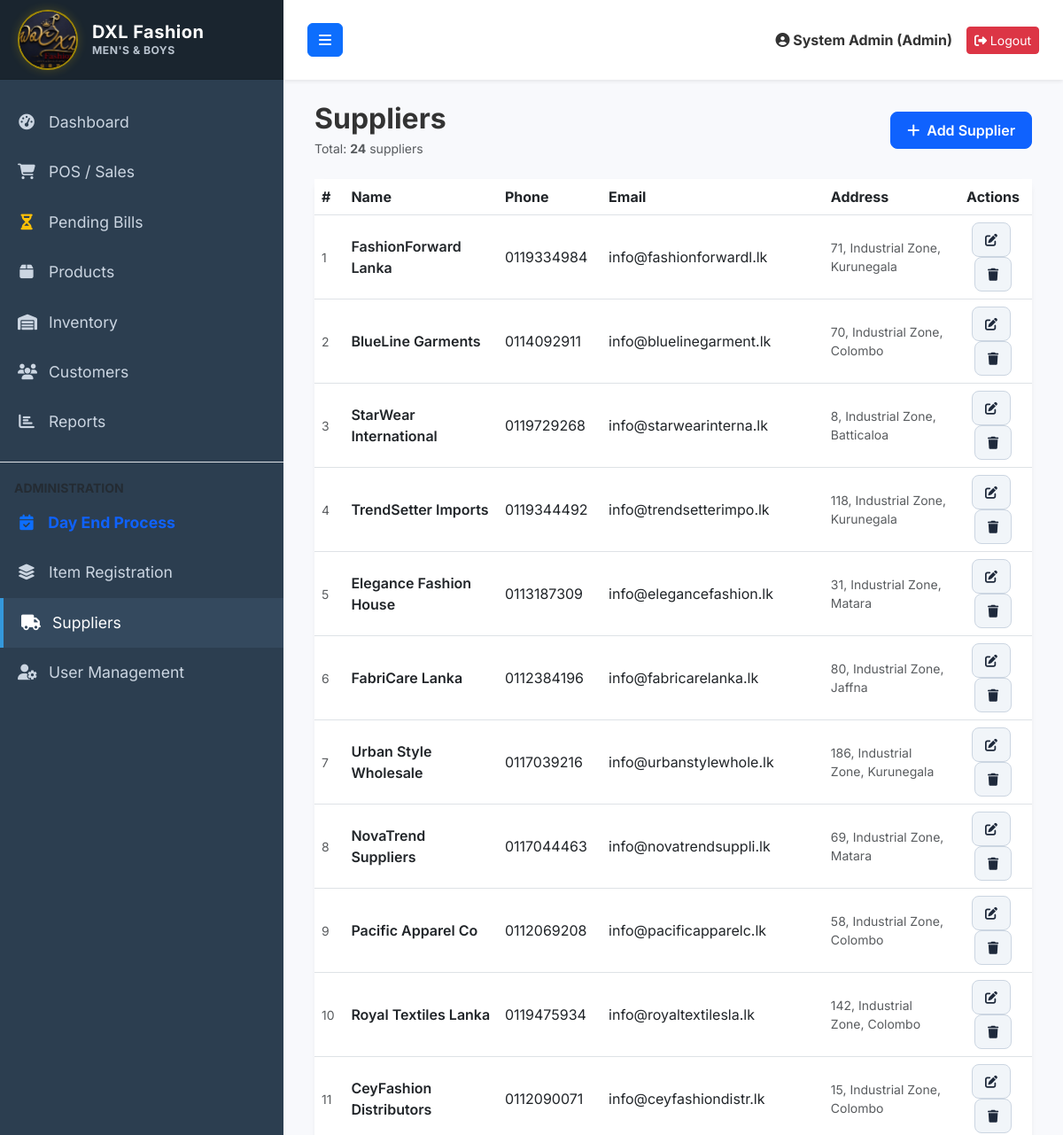
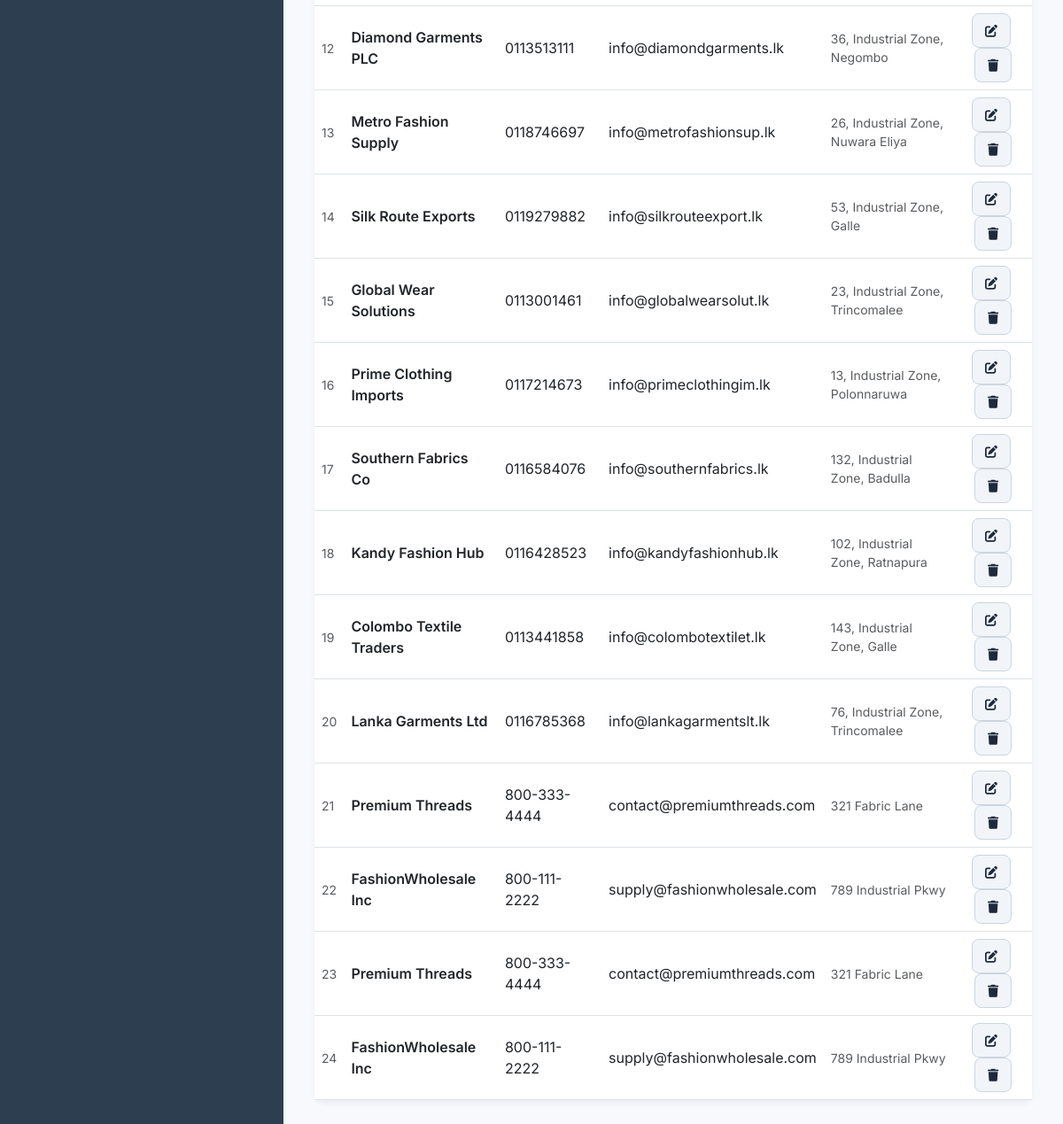
The app's page /suppliers.php (signed in), older data (2 pictures, top to bottom).
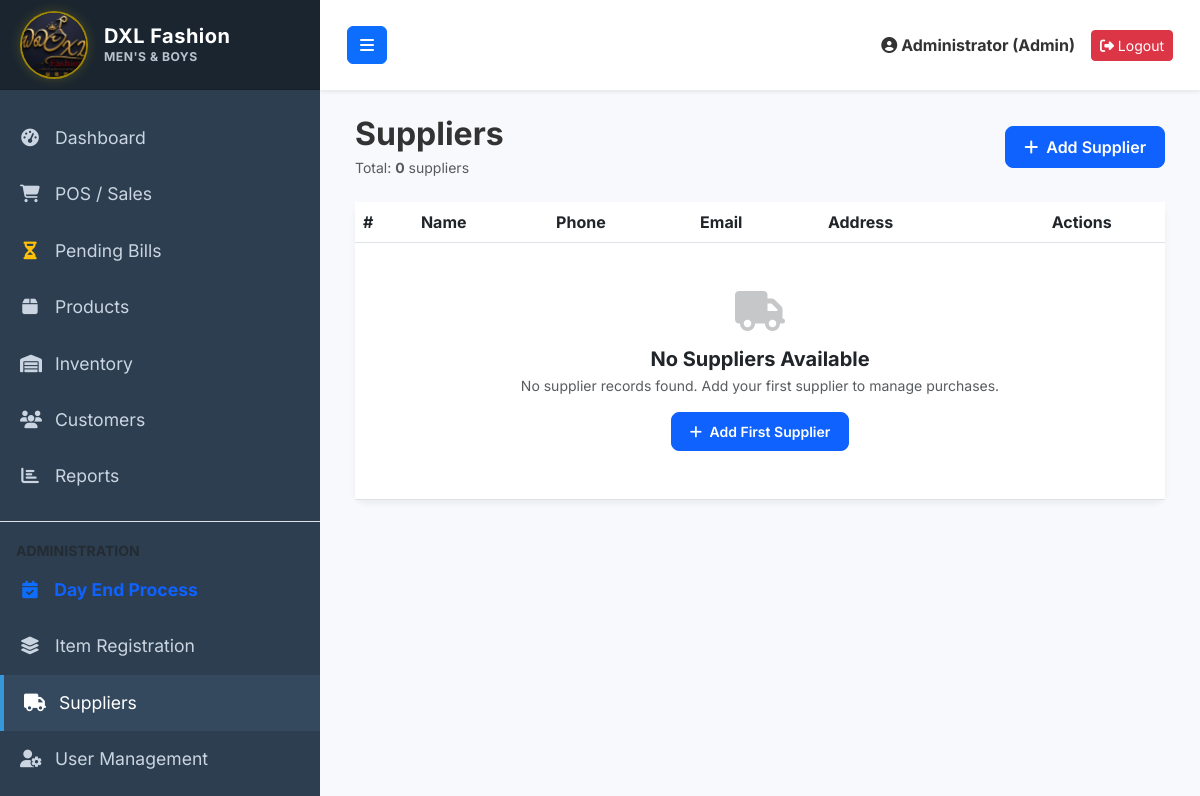
The same page, newer data.
### tables this page shows
CREATE TABLE `suppliers` (
  `id` int(11) NOT NULL AUTO_INCREMENT,
  `supplier_name` varchar(100) NOT NULL,
  `phone` varchar(20) DEFAULT NULL,
  `email` varchar(100) DEFAULT NULL,
  `address` text DEFAULT NULL,
  `created_at` timestamp NOT NULL DEFAULT current_timestamp(),
  PRIMARY KEY (`id`)
);

### suppliers.php (the view, shortened to what this page needs)
<?php
require_once 'config/database.php';
require_once 'includes/header.php';
$suppliers = $pdo->query("SELECT * FROM suppliers ORDER BY id DESC")->fetchAll();
?>
<div class="d-flex justify-content-between align-items-center mb-4">
    <div>
        <h2 class="fw-bold mb-1">Suppliers</h2>
        <p class="text-muted mb-0 small">
            Total: <strong><?= count($suppliers) ?></strong> supplier<?= count($suppliers) !== 1 ? 's' : '' ?>
        </p>
    </div>
    <button class="btn btn-orange-premium" data-bs-toggle="modal" data-bs-target="#supplierModal" onclick="resetForm()">
        <i class="fas fa-plus me-1"></i> Add Supplier
    </button>
</div>
<div class="card">
    <div class="card-body p-0">
        <div class="table-responsive">
            <table class="table table-hover align-middle m-0">
                <thead>
                    <tr>
                        <th>#</th>
                        <th>Name</th>
                        <th>Phone</th>
                        <th>Email</th>
                        <th>Address</th>
                        <th class="text-center">Actions</th>
                    </tr>
                </thead>
                <tbody>
                    <?php if (empty($suppliers)): ?>
                    <tr>
                        <td colspan="6" class="text-center py-5">
                            <i class="fas fa-truck d-block fs-1 mb-3 opacity-25"></i>
                            <h5 class="fw-bold mb-1">No Suppliers Available</h5>
                            <p class="text-muted mb-3 small">No supplier records found. Add your first supplier to manage purchases.</p>
                            <button class="btn btn-orange-premium btn-sm" data-bs-toggle="modal" data-bs-target="#supplierModal" onclick="resetForm()">
                                <i class="fas fa-plus me-1"></i> Add First Supplier
                            </button>
                        </td>
                    </tr>
                    <?php else: ?>
                    <?php foreach($suppliers as $i => $s): ?>
                    <tr>
                        <td class="text-muted small"><?= $i + 1 ?></td>
                        <td class="fw-semibold"><?= htmlspecialchars($s['supplier_name']) ?></td>
                        <td><?= htmlspecialchars($s['phone'] ?: '---') ?></td>
                        <td><?= htmlspecialchars($s['email'] ?: '---') ?></td>
                        <td class="text-muted small"><?= htmlspecialchars($s['address'] ?: '---') ?></td>
                        <td class="text-center">
                            <button class="btn btn-sm btn-dark-premium text-info border-0 me-1" onclick='editSupplier(<?= json_encode($s) ?>)'><i class="fas fa-edit"></i></button>
                            <a href="?delete=<?= $s['id'] ?>" class="btn btn-sm btn-dark-premium text-danger border-0" onclick="return confirm('Delete supplier?')"><i class="fas fa-trash"></i></a>
                        </td>
                    </tr>
                    <?php endforeach; ?>
                    <?php endif; ?>
                </tbody>
            </table>
        </div>
    </div>
</div>
<?php require_once 'includes/footer.php'; ?>

### includes/header.php (shortened to what this page needs)
<!DOCTYPE html>
<html lang="en">
<head>
    <link href="https://cdn.jsdelivr.net/npm/bootstrap@5.3.0/dist/css/bootstrap.min.css" rel="stylesheet">
    <link href="https://cdnjs.cloudflare.com/ajax/libs/font-awesome/6.4.0/css/all.min.css" rel="stylesheet">
    <link href="assets/css/style.css" rel="stylesheet">
</head>
<body>
    <div class="wrapper">
        <?php include 'sidebar.php'; ?>
        <div id="content">
            <nav class="navbar navbar-expand-lg navbar-light bg-light shadow-sm" style="height: 90px; min-height: 90px; padding: 0 15px; display: flex; align-items: center; border: none; border-radius: 0; margin-bottom: 0 !important; box-shadow: 0 2px 10px rgba(0,0,0,0.05); flex-shrink: 0; background: #fff !important;">
                <div class="container-fluid" style="height: 100%; display: flex; align-items: center;">
                    <button type="button" id="sidebarCollapse" class="btn btn-primary">
                        <i class="fas fa-bars"></i>
                    </button>
                    <div class="ms-auto d-flex align-items-center">
                        <span class="me-3 fw-bold"><i class="fas fa-user-circle"></i> <?= htmlspecialchars($_SESSION['full_name'] ?? 'User'); ?> (<?= ucfirst(htmlspecialchars($_SESSION['role'] ?? '')) ?>)</span>
                        <a href="logout.php" class="btn btn-danger btn-sm"><i class="fas fa-sign-out-alt"></i> Logout</a>
                    </div>
                </div>
            </nav>
            <div class="container-fluid" style="padding: 25px 35px !important;">

Row changes from the older to the newer data that the page shows:
removed suppliers: supplier_name "FashionForward Lanka", phone "0119334984", email "info@fashionforwardl.lk", address "71, Industrial Zone, Kurunegala"
removed suppliers: supplier_name "BlueLine Garments", phone "0114092911", email "info@bluelinegarment.lk", address "70, Industrial Zone, Colombo"
removed suppliers: supplier_name "StarWear International", phone "0119729268", email "info@starwearinterna.lk", address "8, Industrial Zone, Batticaloa"
removed suppliers: supplier_name "TrendSetter Imports", phone "0119344492", email "info@trendsetterimpo.lk", address "118, Industrial Zone, Kurunegala"
removed suppliers: supplier_name "Elegance Fashion House", phone "0113187309", email "info@elegancefashion.lk", address "31, Industrial Zone, Matara"
removed suppliers: supplier_name "FabriCare Lanka", phone "0112384196", email "info@fabricarelanka.lk", address "80, Industrial Zone, Jaffna"
removed suppliers: supplier_name "Urban Style Wholesale", phone "0117039216", email "info@urbanstylewhole.lk", address "186, Industrial Zone, Kurunegala"
removed suppliers: supplier_name "NovaTrend Suppliers", phone "0117044463", email "info@novatrendsuppli.lk", address "69, Industrial Zone, Matara"
removed suppliers: supplier_name "Pacific Apparel Co", phone "0112069208", email "info@pacificapparelc.lk", address "58, Industrial Zone, Colombo"
removed suppliers: supplier_name "Royal Textiles Lanka", phone "0119475934", email "info@royaltextilesla.lk", address "142, Industrial Zone, Colombo"
removed suppliers: supplier_name "CeyFashion Distributors", phone "0112090071", email "info@ceyfashiondistr.lk", address "15, Industrial Zone, Colombo"
removed suppliers: supplier_name "Diamond Garments PLC", phone "0113513111", email "info@diamondgarments.lk", address "36, Industrial Zone, Negombo"
removed suppliers: supplier_name "Metro Fashion Supply", phone "0118746697", email "info@metrofashionsup.lk", address "26, Industrial Zone, Nuwara Eliya"
removed suppliers: supplier_name "Silk Route Exports", phone "0119279882", email "info@silkrouteexport.lk", address "53, Industrial Zone, Galle"
removed suppliers: supplier_name "Global Wear Solutions", phone "0113001461", email "info@globalwearsolut.lk", address "23, Industrial Zone, Trincomalee"
removed suppliers: supplier_name "Prime Clothing Imports", phone "0117214673", email "info@primeclothingim.lk", address "13, Industrial Zone, Polonnaruwa"
removed suppliers: supplier_name "Southern Fabrics Co", phone "0116584076", email "info@southernfabrics.lk", address "132, Industrial Zone, Badulla"
removed suppliers: supplier_name "Kandy Fashion Hub", phone "0116428523", email "info@kandyfashionhub.lk", address "102, Industrial Zone, Ratnapura"
removed suppliers: supplier_name "Colombo Textile Traders", phone "0113441858", email "info@colombotextilet.lk", address "143, Industrial Zone, Galle"
removed suppliers: supplier_name "Lanka Garments Ltd", phone "0116785368", email "info@lankagarmentslt.lk", address "76, Industrial Zone, Trincomalee"
removed suppliers: supplier_name "Premium Threads", phone "800-333-4444", email "contact@premiumthreads.com", address "321 Fabric Lane"
removed suppliers: supplier_name "FashionWholesale Inc", phone "800-111-2222", email "supply@fashionwholesale.com", address "789 Industrial Pkwy"
removed suppliers: supplier_name "Premium Threads", phone "800-333-4444", email "contact@premiumthreads.com", address "321 Fabric Lane"
removed suppliers: supplier_name "FashionWholesale Inc", phone "800-111-2222", email "supply@fashionwholesale.com", address "789 Industrial Pkwy"
Text that changed along with them:
$_SESSION['full_name']: "System Admin" → "Administrator"
count($suppliers): "24" → "0"
text now shown: "No Suppliers Available No supplier records found. Add your first supplier to manage purchases. Add First Supplier"
